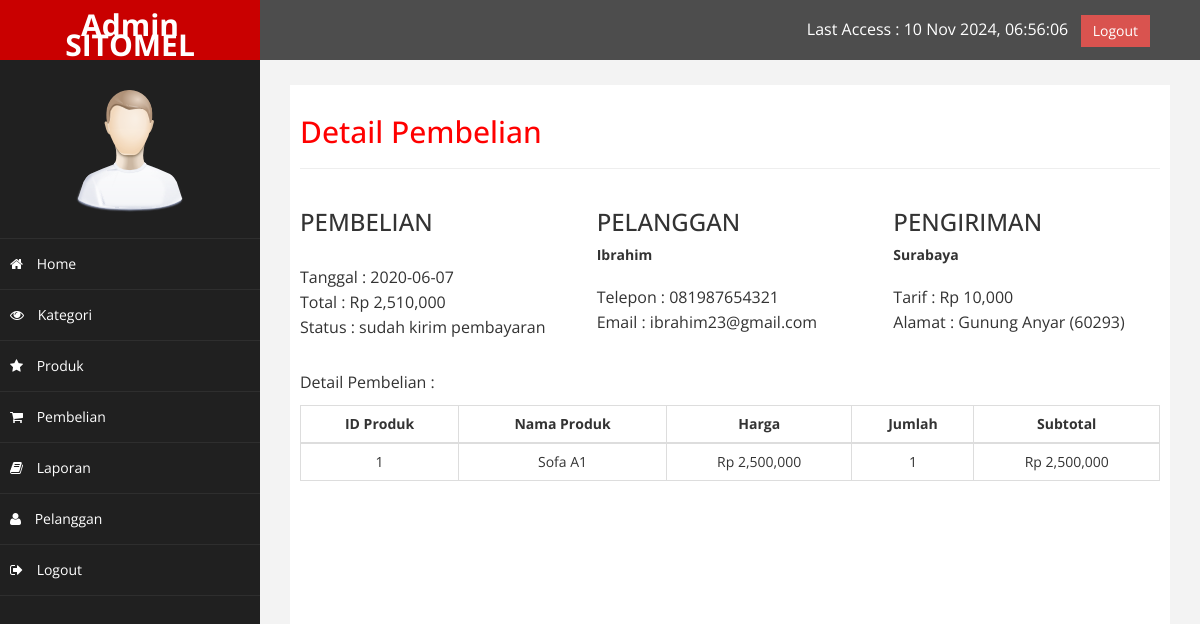
/admin/index.php?halaman=detail&id=19 (signed in), run on the app's committed database.
### tables this page shows
CREATE TABLE `pembelian` (
  `id_pembelian` int(11) NOT NULL,
  `id_pelanggan` int(11) NOT NULL,
  `id_ongkir` int(11) NOT NULL,
  `tanggal_pembelian` date NOT NULL,
  `total_pembelian` int(11) NOT NULL,
  `nama_kota` varchar(100) NOT NULL,
  `tarif` int(11) NOT NULL,
  `alamat_pengiriman` text NOT NULL,
  `status_pembelian` varchar(100) NOT NULL DEFAULT 'pending',
  `resi_pengiriman` varchar(50) NOT NULL
);

CREATE TABLE `pelanggan` (
  `id_pelanggan` int(11) NOT NULL,
  `email_pelanggan` varchar(100) NOT NULL,
  `password_pelanggan` varchar(50) NOT NULL,
  `nama_pelanggan` varchar(100) NOT NULL,
  `telepon_pelanggan` varchar(25) NOT NULL,
  `alamat_pelanggan` text NOT NULL
);

CREATE TABLE `pembelian_produk` (
  `id_pembelian_produk` int(11) NOT NULL,
  `id_pembelian` int(11) NOT NULL,
  `id_produk` int(11) NOT NULL,
  `jumlah` int(11) NOT NULL
);

CREATE TABLE `produk` (
  `id_produk` int(11) NOT NULL,
  `id_kategori` int(5) NOT NULL,
  `nama_produk` varchar(100) NOT NULL,
  `harga_produk` int(11) NOT NULL,
  `berat_produk` int(11) NOT NULL,
  `foto_produk` varchar(100) NOT NULL,
  `deskripsi_produk` text NOT NULL
);

### admin/detail.php (the view)
<h2>Detail Pembelian</h2><hr>
<?php
$ambil=$koneksi->query("SELECT * FROM pembelian JOIN pelanggan ON pembelian.id_pelanggan=pelanggan.id_pelanggan WHERE pembelian.id_pembelian='$_GET[id]'");
$detail=$ambil->fetch_assoc();
?>
<div class="row">
	<div class="col-md-4">
		<h3> PEMBELIAN </h3>
		<p>
		Tanggal : <?php echo $detail['tanggal_pembelian']; ?> <br>
		Total : Rp <?php echo number_format($detail['total_pembelian']); ?><br>
		Status : <?php echo $detail['status_pembelian']; ?>
		</p>
	</div>
	<div class="col-md-4">
		<h3> PELANGGAN </h3>
		<strong><?php echo $detail['nama_pelanggan']; ?></strong> <br>
		<p>
		Telepon : <?php echo $detail['telepon_pelanggan']; ?> <br>
		Email : <?php echo $detail['email_pelanggan']; ?>
		</p>
	</div>
	<div class="col-md-4">
		<h3> PENGIRIMAN </h3>
		<strong><?php echo $detail["nama_kota"]; ?></strong><br>
		<p>
		Tarif : Rp <?php echo number_format($detail["tarif"]); ?><br>
		Alamat : <?php echo $detail["alamat_pengiriman"]; ?>
		</p>
	</div>
</div>
<p>Detail Pembelian :</p>
<table class="table table-bordered">
	<thead>
		<tr>
			<th><center>ID Produk</center></th>
			<th><center>Nama Produk</center></th>
			<th><center>Harga</center></th>
			<th><center>Jumlah</center></th>
			<th><center>Subtotal</center></th>
		</tr>
	</thead>
	<tbody>
		<?php $ambil=$koneksi->query("SELECT * FROM pembelian_produk JOIN produk ON pembelian_produk.id_produk=produk.id_produk WHERE pembelian_produk.id_pembelian='$_GET[id]'"); ?>
		<?php while($pecah=$ambil->fetch_assoc()){ ?>
		<tr>
			<td><center><?php echo $pecah['id_produk']; ?></center></td>
			<td><center><?php echo $pecah['nama_produk']; ?></center></td>
			<td><center> Rp <?php echo number_format($pecah['harga_produk']); ?></center></td>
			<td><center><?php echo $pecah['jumlah']; ?></center></td>
			<td><center>
				Rp <?php echo number_format($pecah['harga_produk']*$pecah['jumlah']); ?><center>
			</td>
		</tr>
		<?php } ?>
	</tbody>
</table>

### admin/assets/css/custom.css (style rules this page uses)
body { font-family: 'Open Sans', sans-serif; }
h2 { color: #f00; }
p { font-size:16px; line-height:25px; padding-top:20px; }

### data on the page
pembelian: tanggal_pembelian "2020-06-07", total_pembelian "2,510,000", status_pembelian "sudah kirim pembayaran", id_pelanggan.nama_pelanggan "Ibrahim", id_pelanggan.telepon_pelanggan "081987654321", id_pelanggan.email_pelanggan "ibrahim23@gmail.com", nama_kota "Surabaya", tarif "10,000", alamat_pengiriman "Gunung Anyar (60293)"
pembelian_produk: id_produk.id_produk "1", id_produk.nama_produk "Sofa A1", id_produk.harga_produk "2,500,000", jumlah "1", $pecah['harga_produk']*$pecah['jumlah'] "2,500,000"
